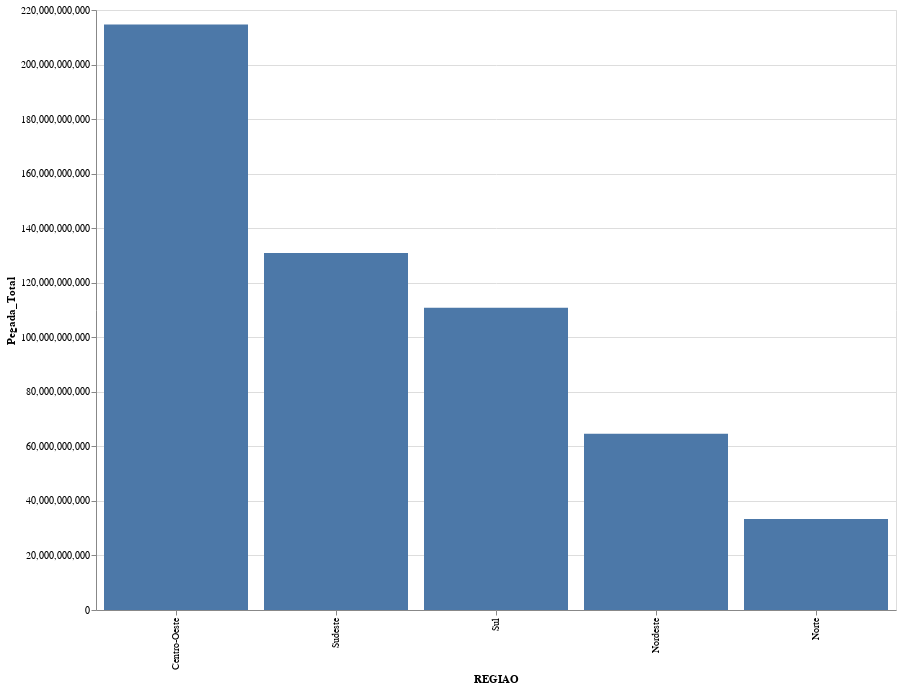

Notebook cell for this chart:
### Code cell
# Sort the dataframe by 'Pegada_Total' in descending order
dfpegish_grouped_sorted = dfpegish_grouped.sort_values(ascending=False)

# Create a bar chart using Altair
bar_chart = alt.Chart(dfpegish_grouped_sorted.reset_index()).mark_bar().encode(
    x=alt.X('REGIAO:N', sort='-y'),
    y='Pegada_Total:Q'
).properties(
    width=800,
    height=600
).interactive()

# Display the bar chart
bar_chart

### Figure 1 — Vega-Lite specification as saved in the notebook (floating-point values rounded to 4 significant figures)
{"config": {"view": {"continuousWidth": 300, "continuousHeight": 300}}, "data": {"name": "data-dabe7d20d36f7c00cac2697900b908aa"}, "mark": {"type": "bar"}, "encoding": {"x": {"field": "REGIAO", "sort": "-y", "type": "nominal"}, "y": {"field": "Pegada_Total", "type": "quantitative"}}, "height": 600, "params": [{"name": "param_4", "select": {"type": "interval", "encodings": ["x", "y"]}, "bind": "scales"}], "width": 800, "$schema": "https://vega.github.io/schema/vega-lite/v5.16.3.json", "datasets": {"data-dabe7d20d36f7c00cac2697900b908aa": [{"REGIAO": "Centro-Oeste", "Pegada_Total": 214700000000.0}, {"REGIAO": "Sudeste", "Pegada_Total": 130900000000.0}, {"REGIAO": "Sul", "Pegada_Total": 110800000000.0}, {"REGIAO": "Nordeste", "Pegada_Total": 64640000000.0}, {"REGIAO": "Norte", "Pegada_Total": 33360000000.0}]}}
